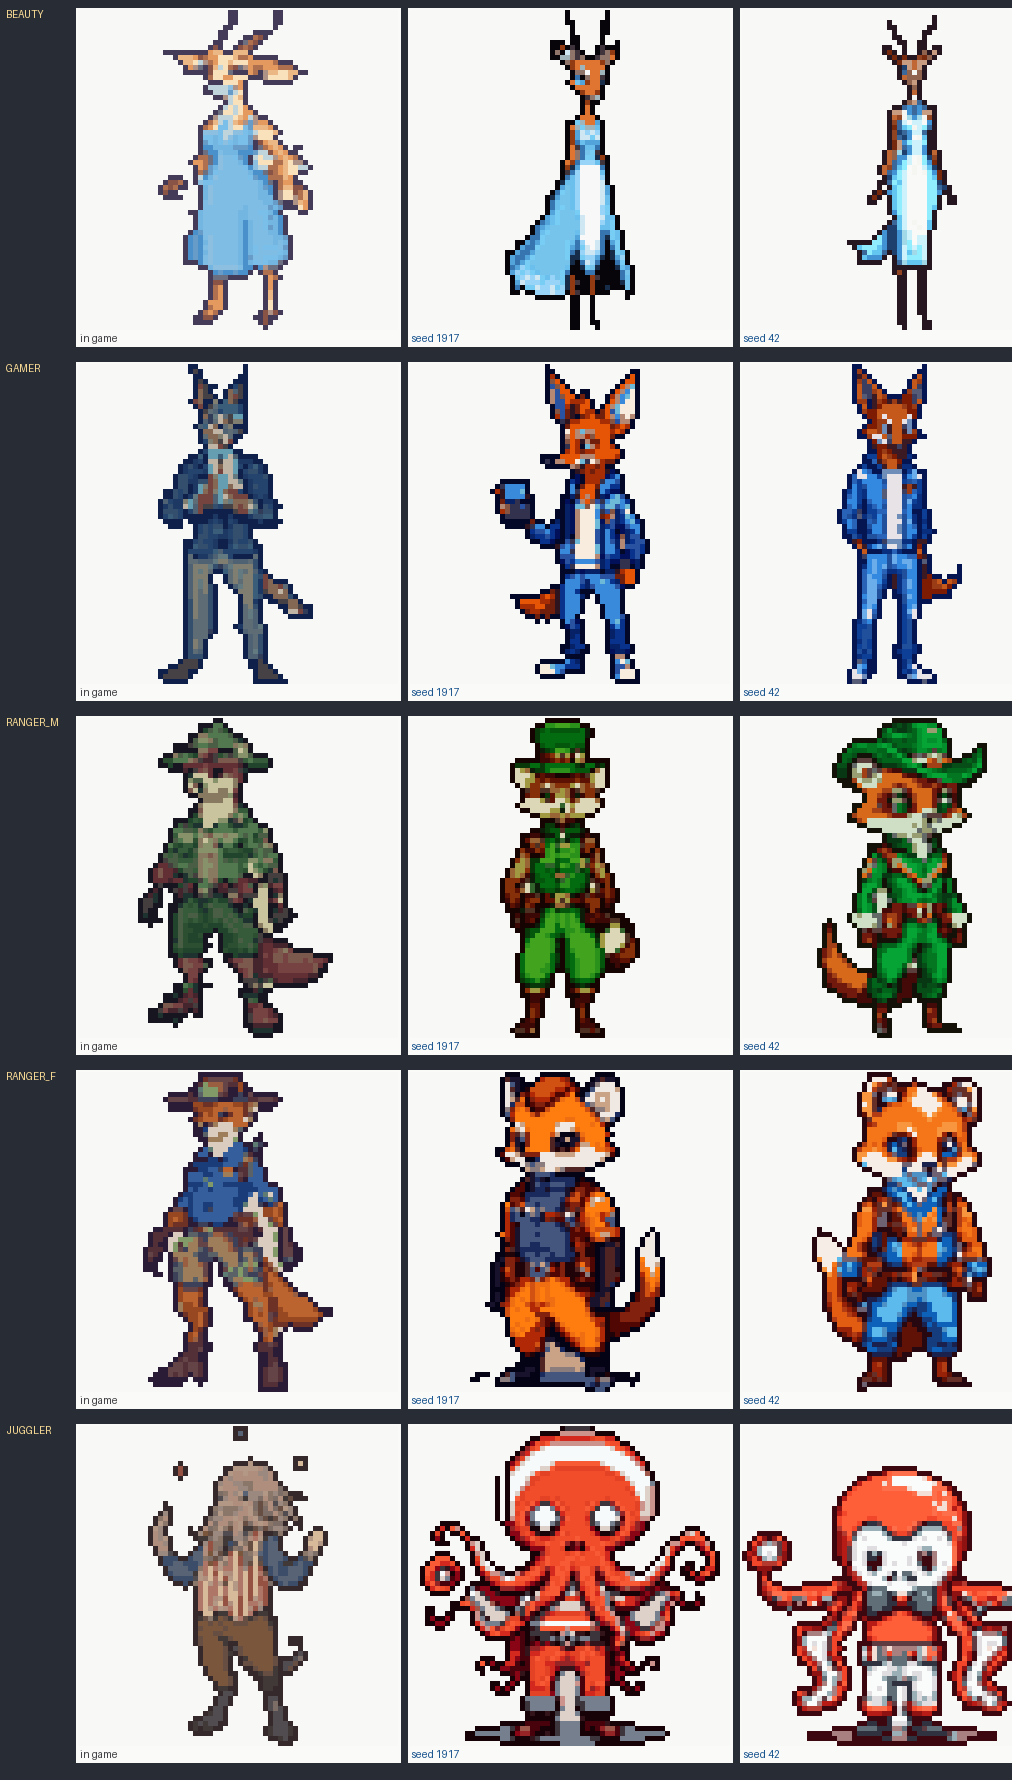

Write Python code to recreate this figure.
#!/usr/bin/env python3
"""T-178: each redraw cut at 64x64, beside the portrait the game shows now.

    python3 gfx/drafts/t178/judge.py            # -> gfx/drafts/t178/judge.png

Both sides go through gbachar's own cut and palette fit, so the comparison is the sprite and not the drawing --
and both carry T-177's outline, so what is being judged is the DRAWING, not the edge.
"""
import os, sys
import numpy as np
from PIL import Image, ImageDraw

ROOT = "/Users/christopherhicks/Projects/DAEMONS"
os.chdir(ROOT)
sys.path.insert(0, os.path.join(ROOT, "tools"))
import importlib.util
spec = importlib.util.spec_from_file_location("gc", "tools/gbachar.py")
gc = importlib.util.module_from_spec(spec); spec.loader.exec_module(gc)

WHO = [("beauty", "p_beauty"), ("gamer", "p_gamer"), ("ranger_m", "p_ranger_m"),
       ("ranger_f", "p_ranger_f"), ("juggler", "p_juggler")]
SEEDS = ["1917", "42"]
D = "gfx/drafts/t178/alt"


def cell(src, job):
    j = dict(job); j["src"] = src
    c, hold = gc.cut(j)
    out, _ = gc.index(c, hold, j)
    a = np.asarray(out.convert("RGB")).copy()
    a[np.asarray(hold) == 0] = (248, 248, 246)
    return Image.fromarray(a)


def main():
    S = 5
    rows = []
    for name, jobname in WHO:
        job = gc.JOBS[jobname]
        shots = [("in game", cell(job["src"], job))]
        for s in SEEDS:
            p = "%s/%s_%s.png" % (D, name, s)
            if os.path.exists(p):
                try:
                    shots.append(("seed " + s, cell(p, dict(job, hue=False))))
                except Exception as e:
                    print("  %s seed %s did not cut: %s" % (name, s, e))
        rows.append((name, shots))
    CW, RH = 64 * S + 12, 64 * S + 34
    out = Image.new("RGB", (3 * CW + 16, len(rows) * RH + 10), (40, 44, 52))
    d = ImageDraw.Draw(out)
    for r, (name, shots) in enumerate(rows):
        y = r * RH + 8
        d.text((6, y), name.upper(), fill=(250, 220, 150))
        for i, (label, im) in enumerate(shots):
            x = i * CW + 76
            d.rectangle([x, y, x + 64 * S + 4, y + 64 * S + 18], fill=(250, 250, 248))
            out.paste(im.resize((64 * S, 64 * S), Image.NEAREST), (x + 2, y + 2))
            d.text((x + 4, y + 64 * S + 4), label, fill=(60, 60, 64) if label == "in game" else (20, 80, 140))
    out.save("gfx/drafts/t178/judge.png")
    print("  -> gfx/drafts/t178/judge.png")


if __name__ == "__main__":
    main()
